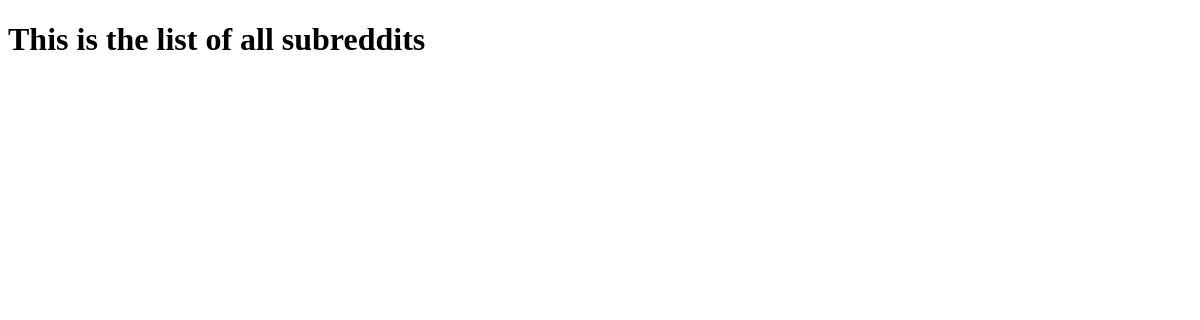
Before: /subreddits with the older database file.
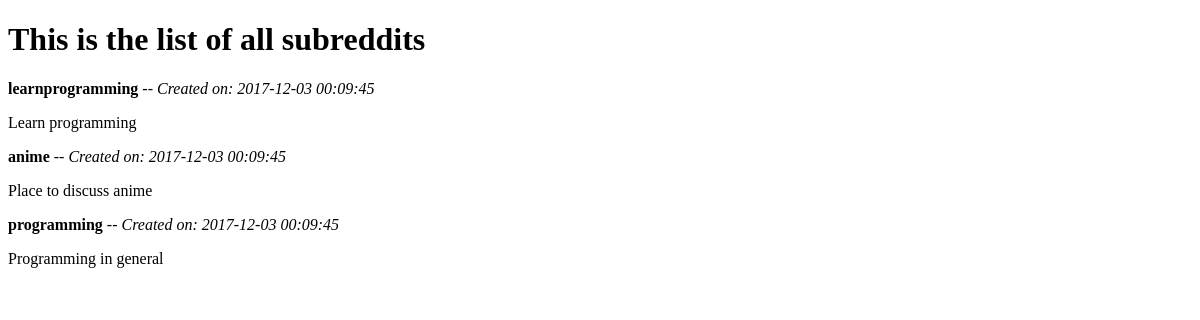
After: the same page with the newer database file.
### app/models/subreddit.py (models this page shows, shortened)
class Subreddit(db.Model):
    __tablename__ = 'subreddits'
    id = db.Column(db.Integer, primary_key=True)
    name = db.Column(db.String(255), nullable=False, unique=True)
    subscriber = db.Column(db.Integer, default=0)
    description = db.Column(db.Text(10000))
    created_on = db.Column(
        db.DateTime, nullable=False, default=db.func.current_timestamp()
    )

### app/views.py (the view)
@views_bp.route('/subreddits')
def subreddits():
    bindings = {'subreddit_list': Subreddit.query.all()}
    return render_template('subreddits.html', **bindings)

### app/templates/subreddits.html
{% extends "base.html" %}
{% block content %}
  <h1>This is the list of all subreddits</h1>
  {% for subreddit in subreddit_list %}
    <b>{{ subreddit.name }}</b> -- <i>Created on: {{ subreddit.created_on }}</i>
    <p>{{ subreddit.description }}</p>
  {% endfor %}
{% endblock %}

### app/templates/base.html (shortened to what this page needs)
<!DOCTYPE html>
<html lang="en">
<head>
</head>
<body>
  {% block content %}{% endblock %}
</body>
</html>

Changed rows visible on the page:
added Subreddit: name "learnprogramming", created_on "2017-12-03 00:09:45", description "Learn programming"
added Subreddit: name "anime", created_on "2017-12-03 00:09:45", description "Place to discuss anime"
added Subreddit: name "programming", created_on "2017-12-03 00:09:45", description "Programming in general"
